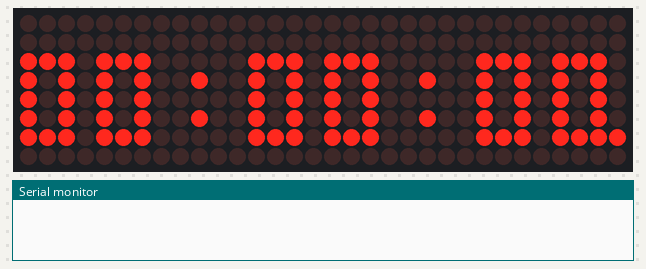
The sketch below on a simulated Arduino Uno, built with avr-gcc and run on an emulated ATmega328P. Shown: 32×8 LED matrix, the last lines printed to the serial monitor.

Above: at 0.1 s.
At 4.1 s:
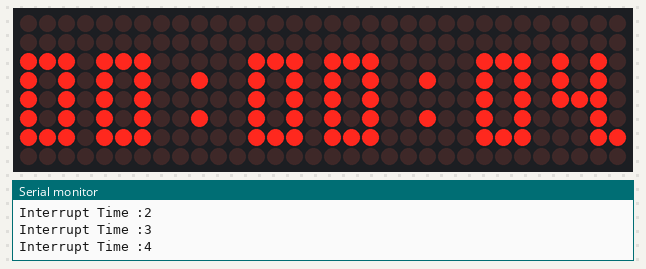
At 9.1 s:
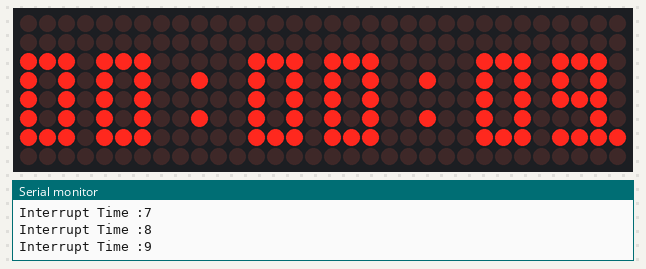
At 19.1 s:
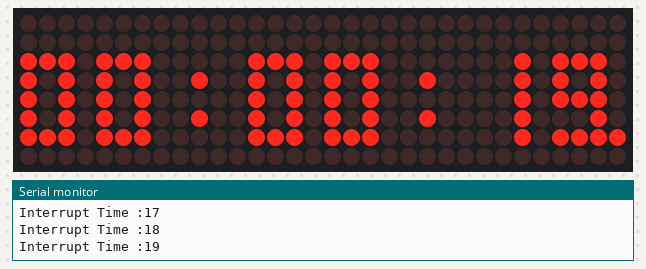
At 26.1 s:
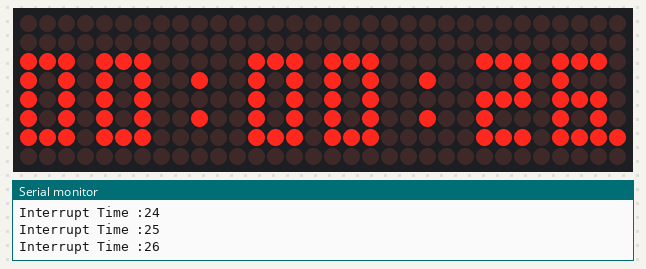
At 38.1 s:
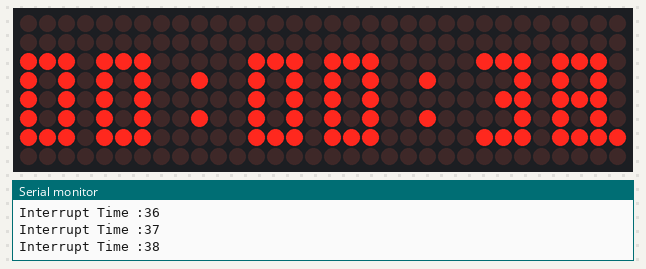

The sketch:

MiniFuckingClock.ino
```cpp
#include "LedControl.h"
#include "FontLEDClock.h"
#include <TimeLib.h>


LedControl lc = LedControl(5, 6, 4, 4 );

int timer1_counter;
int sec = 0 , mi = 0 , Hour = 0;

void setup() {
  // put your setup code here, to run once:
  Serial.begin(9600);

  // initialize timer1
  noInterrupts(); // disable all interrupts
  TCCR1A = 0;
  TCCR1B = 0;

  timer1_counter = 3036;
  TCNT1 = timer1_counter; TCCR1B |= (1 << CS12); TIMSK1 |= (1 << TOIE1);
  interrupts();

  int devices = lc.getDeviceCount(); // find no of LED modules
  //we have to init all devices in a loop
  for (int address = 0; address < devices; address++) { // set up each device
    lc.shutdown(address, false);
    lc.setIntensity(address, 8);
    lc.clearDisplay(address);
  }
}

ISR(TIMER1_OVF_vect) // interrupt service routine
{
  TCNT1 = timer1_counter; // preload timer
  Serial.println("Interrupt Time :" + (String)(++sec));
  if (sec >= 60) {
    mi++;
    sec = 0;
  }
  if (mi >= 60)  {
    Hour++;
    mi = 0;
  }

}

void loop() {

  String Time = addZero(Hour) + ":" + addZero(mi) + ":" + addZero(sec) ;
  int p = 0;
  while (Time[p]) {
    // Serial.print(Time[p]);
    print_tiny_char((p * 4), 2, Time[p]); p++;
  }
  print_tiny_char(31, 2, '.');
  Serial.println();
}

/////////////////////////////////////////////////////// Function /////////////////////////////////////////////////////////
void plot (uint8_t x, uint8_t y, uint8_t value) {

  //select which matrix depending on the x coord
  uint8_t address;
  if (x >= 0 && x <= 7)   {
    address = 3;
  }
  if (x >= 8 && x <= 15)  {
    address = 2;
    x = x - 8;
  }
  if (x >= 16 && x <= 23) {
    address = 1;
    x = x - 16;
  }
  if (x >= 24 && x <= 31) {
    address = 0;
    x = x - 24;
  }

  if (value == 1) {
    lc.setLed(address, y, x, true);
  } else {
    lc.setLed(address, y, x, false);
  }
}

void print_tiny_char(uint8_t x, uint8_t y, char c) {
  uint8_t dots;
  if (c >= 'A' && c <= 'Z' || (c >= 'a' && c <= 'z') ) {
    c &= 0x1F;  // A-Z maps to 1-26
  }
  else if (c >= '0' && c <= '9') {
    c = (c - '0') + 32;
  }
  else if (c == ' ') {
    c = 0;   // space
  }
  else if (c == '.') {
    c = 27;  // full stop
  }
  else if (c == ':') {
    c = 28;  // colon
  }
  else if (c == '\'') {
    c = 29;  // single quote mark
  }
  else if (c == '!') {
    c = 30;  // single quote mark
  }
  else if (c == '?') {
    c = 31;  // single quote mark
  }

  for (uint8_t col = 0; col < 3; col++) {
    dots = pgm_read_byte_near(&mytinyfont[c][col]);
    for (uint8_t row = 0; row < 5; row++) {
      if (dots & (16 >> row))
        plot(x + col, y + row, 1);
      else
        plot(x + col, y + row, 0);
    }
  }
}

void clear_display() {
  for (uint8_t address = 0; address < 4; address++) {
    lc.clearDisplay(address);
  }
}

String addZero(int s) {
  String str = "";
  if (s / 10 == 0) {
    str = "0" + (String)s;
  } else str = (String)s;
  return str;
}
```

Source omitted: FontLEDClock.h (data table, 5307 bytes)

Measured:
- what the display in image 1 shows lasts 1.0 s, from 4.1 s to 5.1 s
- what the display in image 4 shows lasts 1.0 s, from 26.1 s to 27.1 s
